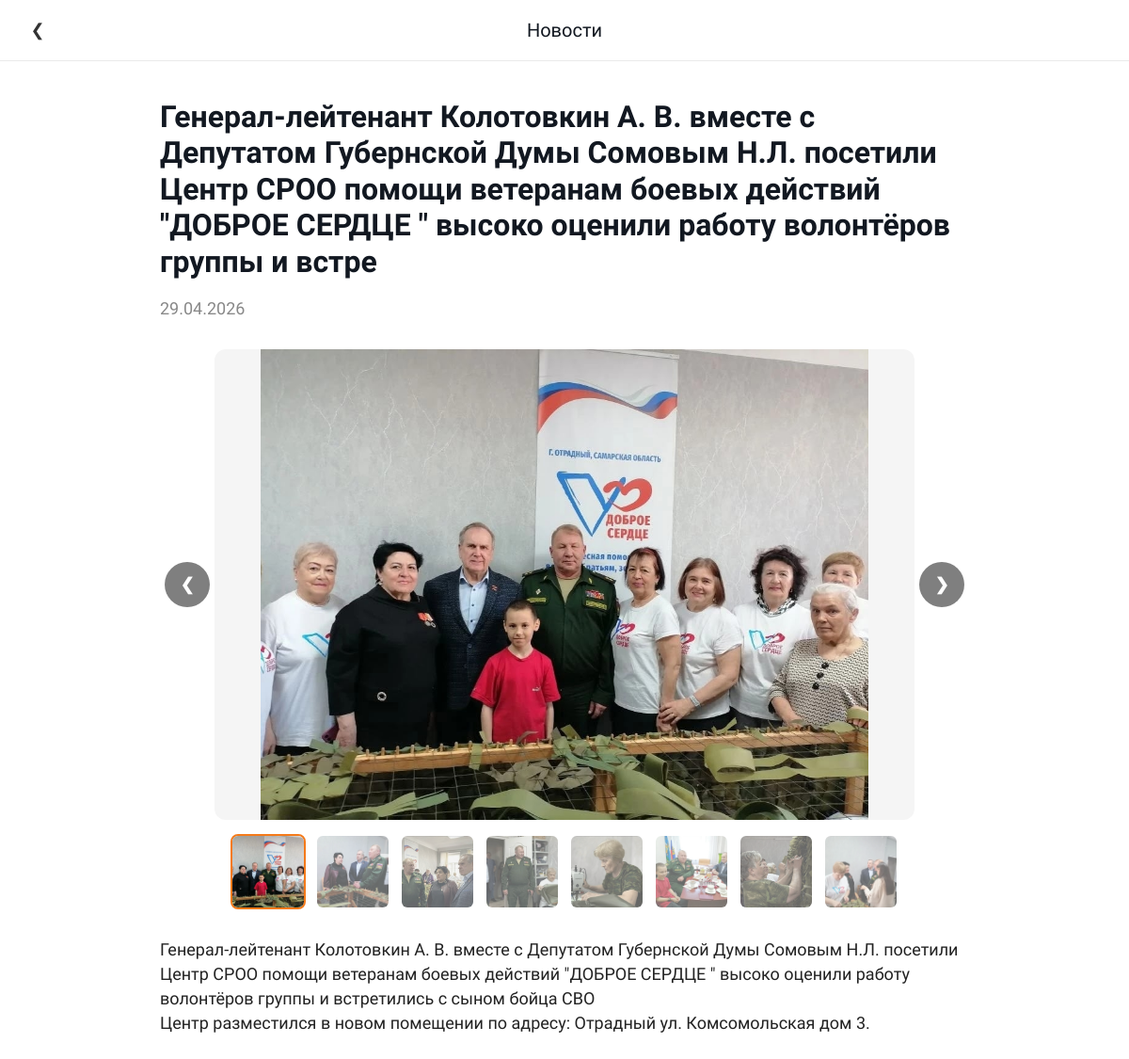
The page /news/general-lejtenant-kolotovkin-a-v-vmeste-s-deputato/ on the database its author committed.
### main/models.py (models this page shows, shortened)
class BaseContent(models.Model):
    title = models.CharField('Название', max_length=200)
    image = models.ImageField('Изображение', upload_to='images/', blank=True, null=True)
    class Meta:
        abstract = True

class News(BaseContent):
    subtitle = models.CharField('Подзаголовок', max_length=300, blank=True)
    date = models.DateTimeField('Дата публикации', default=timezone.now)
    content = models.TextField('Полный текст')
    slug = models.SlugField('URL', unique=True, blank=True)
    class Meta:
        verbose_name = 'Новость'
        verbose_name_plural = 'Новости'
        ordering = ['-date']

class NewsImage(models.Model):
    news = models.ForeignKey(News, on_delete=models.CASCADE, related_name='images', verbose_name='Новость')
    image = models.ImageField('Изображение', upload_to='news/gallery/')
    title = models.CharField('Подпись', max_length=200, blank=True)
    order = models.PositiveIntegerField('Порядок', default=0)
    class Meta:
        verbose_name = 'Изображение новости'
        verbose_name_plural = 'Изображения новости'
        ordering = ['order']

### main/views.py (the view)
# urls.py: path('news/<slug:slug>/', views.news_detail, name='news_detail'),
def news_detail(request, slug):
    news_item = get_object_or_404(News, slug=slug)
    context = {
        'news': news_item,
        'contacts': ContactInfo.objects.first(),
    }
    return render(request, 'main/news_detail.html', context)

### main/context_processors.py (called while the page is built)
def global_context(request):
    return {
        'contacts': ContactInfo.objects.first(),
    }

def site_content(request):
    return {'site_content': SiteContent.objects.first()}

### main/templates/main/news_detail.html (shortened to what this page needs)
{% load static %}
<!DOCTYPE html>
<html lang="ru">
<head>
    <link rel="stylesheet" href="{% static 'main/css/style.css' %}">
</head>
<body>
<header class="news-header-sticky">
    <div class="header-container">
        <a href="{% url 'main:home' %}#news" class="back-button-simple" aria-label="На главную">❮</a>
        <div class="news-header-title">Новости</div>
    </div>
</header>
<main class="news-detail-content">
    <article>
        <h1 class="news-title">{{ news.title }}</h1>
        <p class="news-publish-date">{{ news.date|date:"d.m.Y" }}</p>
        {% if news.images.all %}
        <div class="news-gallery">
            <div class="gallery-slider">
                <button class="gallery-nav gallery-prev" aria-label="Предыдущее">❮</button>
                <div class="gallery-viewport">
                    <div class="gallery-track" id="galleryTrack">
                        {% for img in news.images.all %}
                        <div class="gallery-slide">
                            <img src="{{ img.image.url }}" alt="{{ img.title|default:news.title }}">
                        </div>
                        {% endfor %}
                    </div>
                </div>
                <button class="gallery-nav gallery-next" aria-label="Следующее">❯</button>
            </div>
            <div class="gallery-thumbs">
                {% for img in news.images.all %}
                <div class="gallery-thumb {% if forloop.first %}active{% endif %}" data-index="{{ forloop.counter0 }}">
                    <img src="{{ img.image.url }}" alt="{{ img.title|default:news.title }}">
                </div>
                {% endfor %}
            </div>
        </div>
        {% elif news.image %}
        <img src="{{ news.image.url }}" alt="{{ news.title }}" class="news-single-image" style="width:100%; border-radius:12px; margin:20px 0;">
        {% endif %}
        <div class="news-content">
            {{ news.content|linebreaks }}
        </div>
    </article>
</main>
</body>
</html>

### main/static/main/css/style.css (style rules this page uses)
:root { --bg-gray: #adadad; --bg-white: #ffffff; --text: #121821; --muted: #4a4f57; --line: #f27a1a; --accent: #f47a1a; --img-gerb: url("/static/images/gerb-rf.jpg"); --img-hero: url("/static/images/hero-bg.jpg"); }
* { box-sizing: border-box; }
html { scroll-behavior: smooth; }
body { margin: 0; padding: 0; font-family: 'Golos Text', sans-serif; color: var(--text); background: #d6d6d6; }
a { color: inherit; text-decoration: none; }
body :where(p, span, a, li, button, input, select, textarea, label, summary, strong) { font-size: 18px !important; line-height: 1.45; }
body :where(h1, h2, h3, h4, h5, h6) { line-height: 1.2; }

### main/templates/main/news_detail.html (style rules this page uses)
body { margin: 0; padding: 0; background: white; font-family: 'Golos Text', sans-serif; }
.news-header-sticky { position: sticky; top: 0; background: white; border-bottom: 1px solid #eaeaea; z-index: 100; padding: 12px 0; }
.header-container { max-width: 1200px; margin: 0 auto; padding: 0 20px; display: flex; align-items: center; justify-content: space-between; position: relative; }
.back-button-simple { font-size: 28px; line-height: 1; text-decoration: none; color: #333; background: none; border: none; cursor: pointer; padding: 0; display: inline-flex; align-items: center; justify-content: center; width: 40px; height: 40px; transition: opacity 0.2s; }
.news-header-title { margin: 0; font-size: 20px; font-weight: 500; color: #121821; position: absolute; left: 50%; transform: translateX(-50%); white-space: nowrap; }
.news-detail-content { max-width: 900px; margin: 40px auto; padding: 0 20px; }
.news-title { font-size: 32px; margin-top: 0; margin-bottom: 16px; }
.news-publish-date { color: #888; font-size: 14px; margin-bottom: 24px; }
.news-gallery { margin: 30px 0; }
.gallery-slider { position: relative; display: flex; align-items: center; justify-content: center; }
.gallery-viewport { flex: 1; overflow: hidden; border-radius: 12px; background: #f5f5f5; }
.gallery-track { display: flex; transition: transform 0.4s cubic-bezier(0.2, 0.9, 0.4, 1.1); will-change: transform; }
.gallery-slide { flex: 0 0 100%; display: flex; justify-content: center; align-items: center; }
.gallery-slide img { width: 100%; max-height: 500px; object-fit: contain; display: block; }
.gallery-nav { background: rgba(0,0,0,0.5); border: none; color: white; font-size: 32px; font-weight: bold; width: 48px; height: 48px; border-radius: 50%; cursor: pointer; transition: background 0.2s; display: flex; align-items: center; justify-content: center; margin: 0 5px; flex-shrink: 0; }
.gallery-thumbs { display: flex; gap: 10px; flex-wrap: wrap; justify-content: center; margin-top: 15px; }
.gallery-thumb { width: 80px; height: 80px; border-radius: 8px; overflow: hidden; cursor: pointer; opacity: 0.6; transition: opacity 0.2s, transform 0.2s; border: 2px solid transparent; }
.gallery-thumb.active { opacity: 1; border-color: #f47a1a; }
.gallery-thumb img { width: 100%; height: 100%; object-fit: cover; }
.news-content { font-size: 18px; line-height: 1.7; color: #222; }

### rows shown on the page
News: title "Генерал-лейтенант Колотовкин А. В. вместе с Депутатом Губернской Думы Сомовым Н.Л. посетили Центр СРОО помощи ветеранам боевых действий \"ДОБРОЕ СЕРДЦЕ \" высоко оценили работу волонтёров группы и встре", date "29.04.2026", content "Генерал-лейтенант Колотовкин А. В. вместе с Депутатом Губернской Думы Сомовым Н.Л. посетили Центр СРОО помощи ветеранам боевых действий \"ДОБРОЕ СЕРДЦЕ \" высоко оценили работу волонтёров группы и встретились с сыном бойца СВО Центр разместился в новом помещении по адресу: Отрадный ул. Комсомольская дом 3."
NewsImage: image (picture)
NewsImage: image (picture)
NewsImage: image (picture)
NewsImage: image (picture)
NewsImage: image (picture)
NewsImage: image (picture)
NewsImage: image (picture)
NewsImage: image (picture)
